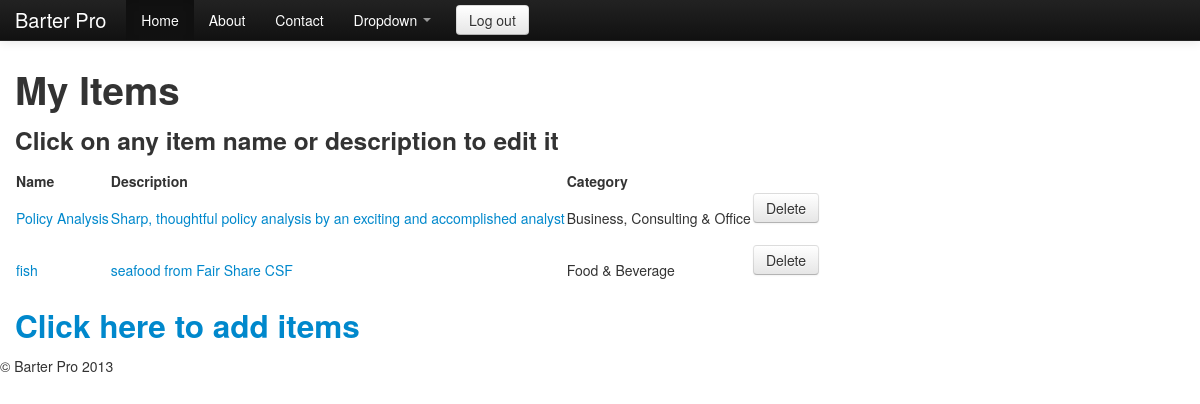
Page /manage_items (signed in) on the committed database.
### model.py (models this page shows, shortened)
class Item(Base):
	__tablename__ = 'items'
	id = Column(Integer, primary_key=True)
	name = Column(String)
	description = Column(String)
	owned = Column(Boolean)
	image_url = Column(String, nullable=True)
	user_id = Column(Integer, ForeignKey("users.id"))
	cat_id = Column(Integer, ForeignKey("categories.id"))
	user = relationship("User", backref=backref("items", order_by=id))
	category = relationship("Category", backref=backref("items", order_by=id))

class Category(Base):
	__tablename__ = 'categories'
	id = Column(Integer, primary_key=True)
	name = Column(String)				#category of item listed
	cat_type = Column(Integer) 			#goods or services

### server.py (the view)
@app.route("/manage_items")
def manage_items():
	user = db_session.query(User).get(g.user_id)
	items = user.items
	return render_template("manage_items.html",
							user_items =items, user=user)

### server.py (called while the page is built)
@app.before_request
def before_request():
	g.user_id = session.get("user_id") #gets user ID from current session
	if not g.user_id: # redirects to log-in if no user ID session
		g.user_id = None
		g.user = None
	else:
		g.user = db_session.query(User).get(g.user_id)
		g.notifications = get_notifications()

def get_notifications():
	notifications = db_session.query(Participant).filter_by(id=g.user_id).filter(Participant.requester == False, Participant.confirm == False).all()
	return notifications

### Templates/manage_items.html (shortened to what this page needs)
{% extends "layout.html" %}
{% block body %}
<div class="container">
 <h1>My Items</h1>
 	<h3> Click on any item name or description to edit it</h3>
 		<table>
			<tr>
				<td>
					<strong>
						Name
					</strong>
				</td>
				<td>
					<strong>
						Description
					</strong>
				</td>
				<td>
					<strong>
						Category
					</strong>
				</td>
		</tr>
 		{% for item in user_items %}
 		<tr>
 			<td>
 				<a href="{{url_for('edit_item', id=item.id)}}">
 					{{ item.name }}
 				</a>
 			</td>
 			<td>
 				<a href="{{ url_for('edit_description', id=item.id) }}">
 					{{ item.description }}
 				</a>
 			</td>
 			<td>
 				{{ item.category.name}}
 			<td>
 				<form name ="delete_item" action="{{url_for('delete_item', id=item.id)}}" method="POST">
  					<button type="submit" value="delete" class="btn">
  						Delete
  				</form>
  			</td>
 		</tr>
 		{% endfor %}
 	</table>
	<h2>
		<a href="{{ url_for('add_item') }}">
			Click here to add items
		</a>
	</h2>
</div>
{% endblock %}

### Templates/layout.html (style rules this page uses)
body { padding-top: 60px; padding-bottom: 40px; }

### rows in the picture
Item: name "Policy Analysis", description "Sharp, thoughtful policy analysis by an exciting and accomplished analyst", category.name "Business, Consulting & Office"
Item: name "fish", description "seafood from Fair Share CSF", category.name "Food & Beverage"
